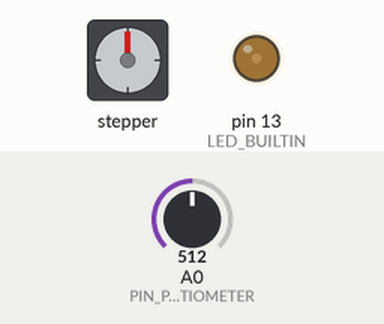
A sketch run on a simulated Arduino Uno, built with avr-gcc and run on an emulated ATmega328P. On the bench: stepper motor, output pins drawn as LEDs (lit = HIGH). Wiring (inferred from the names in the program): stepper motor driver (800 steps per turn assumed): step pin 11; direction pin 10; enable pin 9. Inputs (shaded band) come from the test bench; at power-on: A0 (PIN_POTENTIOMETER) = 512. Pins used as bus, display or sensor lines are not drawn; what the sketch prints to the serial monitor is not drawn.

Above: at 0.8 s.
1.5 s: A0 (PIN_POTENTIOMETER) set to 900
At 1.77 s:
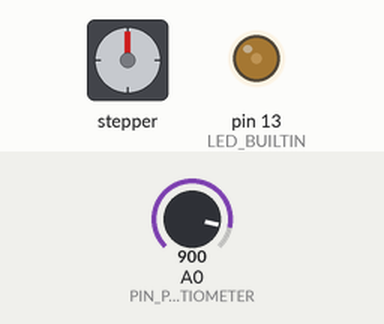
4.1 s: A0 (PIN_POTENTIOMETER) set to 306
At 4.45 s:
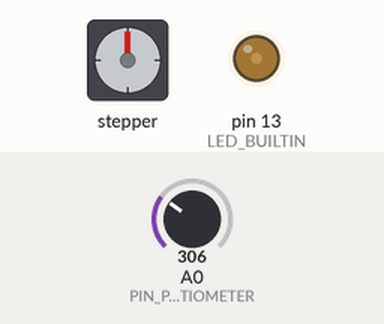
6.3 s: A0 (PIN_POTENTIOMETER) set to 0
At 8.0 s:
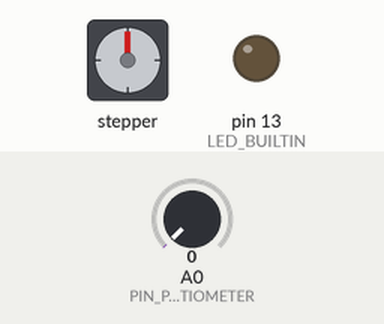
Timing chart, 0 to 9.5 s (numbered marks = the images above; inputs shaded):
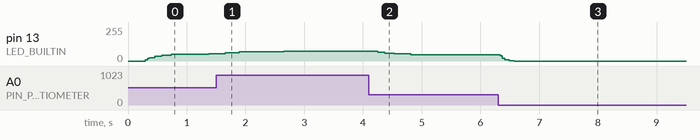

Measured:
- after the input at 1.5 s, pin 13 (LED_BUILTIN): 55/255 → 62/255 after 0.15 s, → 68/255 0.24 s later, → 74/255 0.76 s later
- after the input at 4.1 s, pin 13 (LED_BUILTIN): 74/255 → 66/255 after 0.15 s, → 59/255 0.12 s later, → 53/255 0.16 s later, → 47/255 0.28 s later
- after the input at 6.3 s, pin 13 (LED_BUILTIN): 47/255 → 9/255 at once, → 1/255 0.16 s later, → 0/255 0.08 s later

The sketch:

clearpath_controller.ino
```cpp
////////////////////////////////////////////////////////////////////////////////
// A servo motor speed controller for Arduino
// © 2020 ads(0x40)123mail.org, All Rights Reserved
// Version 0.21

#include <math.h>

// Teknic ClearPath Integrated Servo System Motor (Model CPM-SDSK-2321S-RLN)
const unsigned int MOTOR_MAX_SPEED_SPECIFICATION = 3170; // RPM  @ 75 VDC specified maximum motor speed
const unsigned int MOTOR_MAX_SPEED_DESIRED = 1500; // should be less than or equal to motor max speed
const unsigned int MOTOR_MAX_SPEED = min(MOTOR_MAX_SPEED_SPECIFICATION, MOTOR_MAX_SPEED_DESIRED);
const unsigned int MOTOR_STEPS_PER_REVOLUTION = 800;

// Ernie Ball VP Jr 25K Ohm Mono Volume Pedal (Model 6181)
const unsigned int POTENTIOMETER_POLL_FREQUENCY = 16; // Hz: should divide evenly into 1,000,000
const unsigned long POTENTIOMETER_READ_INTERVAL = 1000000 / POTENTIOMETER_POLL_FREQUENCY;

const unsigned int POTENTIOMETER_MIN = 0; // experimentally determined, but must be at least zero
const unsigned int POTENTIOMETER_MAX = 1023; // experimentally determined, but must be 1023 or less

// Pin Assignments (Arduino UNO w/ Proto Screw Shield)
const byte PIN_MOTOR_ENABLE = 9;
const byte PIN_MOTOR_DIRECTION = 10;
const byte PIN_MOTOR_STEP = 11;
const byte PIN_MOTOR_HLFB = 12;

const byte PIN_POTENTIOMETER = A0;

// Turn off debugging if not necessary.
const bool DEBUG = false;

////////////////////////////////////////////////////////////////////////////////
// The setup function runs once when you press reset or power the board.
void setup () {
	// initialize serial communication at 9600 bits per second
	Serial.begin(9600);

	pinMode(PIN_POTENTIOMETER, INPUT); // not strictly necessary as pins default to input mode

	// Signal: Enable +
	// Function: Enable (Logic: High=Enable Low=Disable)
	// Wire: Blue
	pinMode(PIN_MOTOR_ENABLE, OUTPUT);

	// Signal: Input A +
	// Function: Direction (Logic: High=CW Low=CCW)
	// Wire: White
	pinMode(PIN_MOTOR_DIRECTION, OUTPUT);

	// Signal: Input B +
	// Function: Step (Pulse: Digital Step Input)
	// Wire: Black
	pinMode(PIN_MOTOR_STEP, OUTPUT);

	// HLFB +
	// Function: High-Level Feedback
	// Wire: Green
	pinMode(PIN_MOTOR_HLFB, INPUT_PULLUP);

	// initialize digital pin LED_BUILTIN as an output.
	pinMode(LED_BUILTIN, OUTPUT);

	// enable the motor
	digitalWrite(PIN_MOTOR_ENABLE, HIGH);
	delay(1);

	// set the motor direction
	//digitalWrite(PIN_MOTOR_DIRECTION, HIGH);
	delay(1);

	Serial.println("===================================================================");
	Serial.print("MOTOR_MAX_SPEED: ");
	Serial.print(MOTOR_MAX_SPEED);
	Serial.println(" rpm");
	Serial.print("POTENTIOMETER_POLL_FREQUENCY: ");
	Serial.print(POTENTIOMETER_POLL_FREQUENCY);
	Serial.println(" Hz");
	Serial.print("PIN_MOTOR_ENABLE: ");
	Serial.println(PIN_MOTOR_ENABLE);
	Serial.print("PIN_MOTOR_DIRECTION: ");
	Serial.println(PIN_MOTOR_DIRECTION);
	Serial.print("PIN_MOTOR_STEP: ");
	Serial.println(PIN_MOTOR_STEP);
	Serial.print("PIN_MOTOR_HLFB: ");
	Serial.println(PIN_MOTOR_HLFB);
	Serial.println("===================================================================");

	// Various test functions
	// Note: These test functions may loop forever and never return.
	//test_analog_read_latency();
	//test_potentiometer_noise();
	//test_unsigned_arithmetic();
	//test_overflow_loop();
}


////////////////////////////////////////////////////////////////////////////////
// The loop function runs over and over again forever.
void loop () {
	unsigned long next_potentiometer_read_time = 0;
	unsigned long last_potentiometer_read_time = 0;
	bool overflow_next_potentiometer_read_time = false;
	float potentiometer_value_moving_average = 0.0;
	float desired_rpm = 0.0;
	unsigned short analog_read_loop_counter = 0;
	unsigned long trigger_interval = 0;
	unsigned long next_motor_step_trigger_time = 0;
	unsigned long last_motor_step_trigger_time = 0;
	bool overflow_next_motor_step_trigger_time = false;
	float request_rpm = 0.0;

	// Loop forever and ever. An iteration of the loop takes about 12 microseconds.
	for (unsigned short loop_counter = 0; ; loop_counter++) {
		// Returns the number of microseconds since the Arduino board began running
		// the current program. This number will overflow (go back to zero), after
		// approximately 70 minutes. On 16 MHz Arduino boards, this function has a
		// resolution of four microseconds (i.e. the value returned is always a
		// multiple of four).
		const unsigned long elapsed_time = micros();

		/*
		// Estimate the frequency of the main loop.  The loop counter rolls over
		// every 2^16 = 65,536 iterations.
		if (loop_counter == 0) {
			Serial.println(elapsed_time);
		}
		*/

		// Check for overflow / rollover condition of next potentiometer read time.
		if ((!overflow_next_potentiometer_read_time && (elapsed_time >= next_potentiometer_read_time)) || (overflow_next_potentiometer_read_time && (elapsed_time < last_potentiometer_read_time))) {
			// We should be careful how often we do analog reads because
			// an analog read averages 112 microseconds.  This is an issue
			// because in order to spin the motor at 3,170 rpm, we need
			// to send a trigger every 23.7 microseconds
			const unsigned short potentiometer_value = analogRead(PIN_POTENTIOMETER);

			if (potentiometer_value == 0) {
				// If the pedal is all the way up, ramp down the motor immediately.
				potentiometer_value_moving_average = 0.0;
			}
			else if (abs((float) potentiometer_value - potentiometer_value_moving_average) > 2.0) {
				// Quick change mode: assume the pedal has moved, so overwrite the average potentiometer value to speed up the change.
				potentiometer_value_moving_average = (float) potentiometer_value;
			}
			else {
				// Assume the change in the potentiometer values is just from noise, so incorporate the new value into the average.
				potentiometer_value_moving_average = exponentially_weighted_moving_average(potentiometer_value_moving_average, potentiometer_value, 16);
			}

			desired_rpm = ramp_function(estimate_pedal_fraction(potentiometer_value_moving_average)) * (float) MOTOR_MAX_SPEED;

			if (DEBUG) {
				// Printing to the serial port is very slow, so only print debugging data
				// once per n potentiometer reads so we don't slow the system down too much.
				// Disable debug printing when not in debug mode.
				if ((analog_read_loop_counter % 4) == 0) {
					//Serial.println(potentiometer_value_moving_average);
					Serial.print(desired_rpm);
					Serial.print(" / ");
					Serial.println(request_rpm);
				}
			}

			////////////////////////////////////////////////////////////////////////////////
			// Read loop housekeeping

			// Calculate the next potentiometer read time.
			last_potentiometer_read_time = elapsed_time;
			next_potentiometer_read_time = next_potentiometer_read_time + POTENTIOMETER_READ_INTERVAL;
			// If (a + b) < a, then we know overflow has occurred in an unsigned variable.
			overflow_next_potentiometer_read_time = (next_potentiometer_read_time < POTENTIOMETER_READ_INTERVAL);

			// Increment the analog read loop counter. It doesn't matter if it overflows.
			analog_read_loop_counter++;
		}

		////////////////////////////////////////////////////////////////////////////////
		// Only execute this section every n iterations of the loop, otherwise we will
		// slow the program down too much. Recommended settings: (64, 64, 256) or (256, 16, 64)
		if ((loop_counter % 64) == 0) {
			if (desired_rpm == 0.0) {
				// If the pedal is all the way up, stop the motor quickly.
				// Abrupt stop. If request rpm is set to zero, the previously-scheduled step won't even be triggered.
				//request_rpm = 0.0;
				// Linear stop
				//request_rpm = max(0.0, request_rpm - 1.0);
				// Smoothed stop. Increase the decay factor to lengthen the slow-down.
				request_rpm = exponentially_weighted_moving_average(request_rpm, desired_rpm, 64);
			}
			else {
				// It would be cool we could ramp up the motor speed with the cosine function
				// (1 - cos(pi * x)) / 2 but since the desired rpm is often changing, it seems
				// impractical to implement.
				request_rpm = exponentially_weighted_moving_average(request_rpm, desired_rpm, 256);
			}

			// Make sure that we don't divide by too small of divisor, otherwise the trigger interval can overflow.
			trigger_interval = (60000000.0 / (max(request_rpm, 1.0) * (float) MOTOR_STEPS_PER_REVOLUTION));
		}

		////////////////////////////////////////////////////////////////////////////////
		// Check for overflow / rollover condition of next motor step trigger time
		if ((!overflow_next_motor_step_trigger_time && (elapsed_time >= next_motor_step_trigger_time)) || (overflow_next_motor_step_trigger_time && (elapsed_time < last_motor_step_trigger_time))) {
			if (request_rpm > 1.0) {
				// The pedal is down. Step the motor.
				trigger_motor_step();
				blink_led();

				////////////////////////////////////////////////////////////////////////////////
				// Trigger loop housekeeping

				// Calculate the next motor step trigger time.
				last_motor_step_trigger_time = elapsed_time;

				if ((elapsed_time - next_motor_step_trigger_time) < (trigger_interval * 8)) {
					next_motor_step_trigger_time = next_motor_step_trigger_time + trigger_interval;
				}
				else {
					// If the triggers have gotten too far behind schedule, reset the next motor step trigger time based on the elapsed time.
					next_motor_step_trigger_time = elapsed_time + trigger_interval;
				}

				// If (a + b) < a, then we know overflow has occurred in an unsigned variable.
				overflow_next_motor_step_trigger_time = (next_motor_step_trigger_time < trigger_interval);
			}
		}
	}
}


////////////////////////////////////////////////////////////////////////////////
inline float estimate_pedal_fraction (float potentiometer_value_moving_average) {
	const float potentiometer_values[11] = {0.00, 11.59, 25.21, 49.21, 73.39, 98.98, 123.68, 275.14, 520.38, 872.56, 1023.00};

	for (byte i = 10; i >= 0; i--) {
		if (potentiometer_values[i] == potentiometer_value_moving_average) {
			return (float) i / 10.0;
		}
		else if (potentiometer_values[i] < potentiometer_value_moving_average) {
			return (i + (potentiometer_value_moving_average - potentiometer_values[i]) / (potentiometer_values[i + 1] - potentiometer_values[i])) / 10.0;
		}
	}

	Serial.println("Error: Something went horribly wrong. We fell out of the end of the loop.");
	while (true); // Stop here by looping forever.
}


////////////////////////////////////////////////////////////////////////////////
inline float ramp_function (float pedal_fraction) {
	// Choose which ramp function you desire.

	// Linear ramp.  When the pedal is 50% depressed, the motor will run at 50% speed.
	//return pedal_fraction;

	// Somewhat progressive ramp
	//return powf(pedal_fraction, 1.5);

	// Moderately progressive ramp
	return pedal_fraction * pedal_fraction;

	// Highly progressive ramp
	//return pedal_fraction * pedal_fraction * pedal_fraction;
}


////////////////////////////////////////////////////////////////////////////////
inline void trigger_motor_step () {
	// Per the manual's "STEP AND DIRECTION TIMING" section:
	// Minimum step pulse width = 1uS

	digitalWrite(LED_BUILTIN, HIGH);   // turn the LED on (HIGH is the voltage level)
	digitalWrite(PIN_MOTOR_STEP, HIGH);
	delayMicroseconds(1);
	digitalWrite(PIN_MOTOR_STEP, LOW);
	delayMicroseconds(1);
	digitalWrite(LED_BUILTIN, LOW);    // turn the LED off by making the voltage LOW
}


////////////////////////////////////////////////////////////////////////////////
inline float exponentially_weighted_moving_average (float previous_ewma, float new_value, unsigned short decay_factor) {
	// the decay factor should be a power of 2 for performance purposes
	return previous_ewma + (new_value - previous_ewma) / decay_factor;
}


////////////////////////////////////////////////////////////////////////////////
inline void blink_led () {
	//Serial.println("ENTER blink_led()");

	digitalWrite(LED_BUILTIN, HIGH);   // turn the LED on (HIGH is the voltage level)
	digitalWrite(LED_BUILTIN, LOW);    // turn the LED off by making the voltage LOW
}


////////////////////////////////////////////////////////////////////////////////
void test_analog_read_latency () {
	Serial.println("ENTER test_analog_read_latency()");

	// Loop forever.
	while (true) {
		unsigned long time1 = micros();
		unsigned short potentiometer_value = analogRead(PIN_POTENTIOMETER);
		unsigned long time2 = micros();
		Serial.println(time2 - time1);
		Serial.println(potentiometer_value);
	}
}


////////////////////////////////////////////////////////////////////////////////
void test_potentiometer_noise () {
	Serial.println("ENTER test_potentiometer_noise()");

	// Leave the foot pedal stationary when running this test.

	unsigned short min_potentiometer_value = 1023;
	unsigned short max_potentiometer_value = 0;

	// Loop forever.
	while (true) {
		unsigned short potentiometer_value = analogRead(PIN_POTENTIOMETER);

		if (potentiometer_value < min_potentiometer_value) {
			min_potentiometer_value = potentiometer_value;
		}
		if (potentiometer_value > max_potentiometer_value) {
			max_potentiometer_value = potentiometer_value;
		}

		Serial.println(max_potentiometer_value - min_potentiometer_value);
	}
}


////////////////////////////////////////////////////////////////////////////////
void test_unsigned_arithmetic () {
	Serial.println("ENTER test_unsigned_arithmetic()");

	byte a = 254;
	byte b = 2;
	byte difference = a - b;

	Serial.println(a);
	Serial.println(b);
	Serial.println(difference);

	Serial.println(a, BIN);
	Serial.println(b, BIN);
	Serial.println(difference, BIN);

	/*
	byte a = 255;
	byte b = 255;
	byte sum = a + b;
	Serial.println(a, BIN);
	Serial.println(b, BIN);
	Serial.println(sum, BIN);

	if (sum < a) {
		Serial.println("OVERFLOWED");
	}
	else {
		Serial.println("DIDN'T OVERFLOW");
	}
	*/

	while (true); // Stop here by looping forever.
}


////////////////////////////////////////////////////////////////////////////////
void test_overflow_loop () {
	Serial.println("ENTER test_overflow_loop()");

	//ULONG_MAX is 4294967295
	const unsigned long INTERVAL = 1000000;

	unsigned long next_potentiometer_read_time = 0;
	unsigned long last_potentiometer_read_time = 0;
	bool overflow_next_potentiometer_read_time = false;
	unsigned long start = micros();

	for (unsigned long i = 0; ; i++) {
	//while (true) {
		unsigned long elapsed_time = micros();

		if (elapsed_time < last_potentiometer_read_time) {
			Serial.print("OVERFLOWED: elapsed_time = ");
			Serial.println(elapsed_time);
		}

		if ((!overflow_next_potentiometer_read_time && (elapsed_time >= next_potentiometer_read_time)) || (overflow_next_potentiometer_read_time && (elapsed_time < last_potentiometer_read_time))) {
			Serial.print(".");
			if (i % 60 == 59) {
				Serial.println("");
			}
			//Serial.println("INSIDE");
			// Read loop housekeeping
			// Calculate the next potentiometer read
			last_potentiometer_read_time = elapsed_time;
			next_potentiometer_read_time = next_potentiometer_read_time + INTERVAL;
			// If (x + y) < x, then we know overflow has occurred in an unsigned variable
			overflow_next_potentiometer_read_time = (next_potentiometer_read_time < INTERVAL);

			if (overflow_next_potentiometer_read_time) {
				Serial.print("OVERFLOWED: next_potentiometer_read_time = ");
				Serial.println(next_potentiometer_read_time);
			}

			/*
			if (next_potentiometer_read_time < POTENTIOMETER_READ_INTERVAL) {
				overflow_next_potentiometer_read_time = true;
				last_potentiometer_read_time = elapsed_time;
			}
			else {
				overflow_next_potentiometer_read_time = true;
			}
			*/
		}
	}

	unsigned long stop = micros();

	Serial.print("Elapsed time: ");
	Serial.print(stop - start);
	Serial.println(" microseconds");
	while (true); // Stop here by looping forever.
}
```
